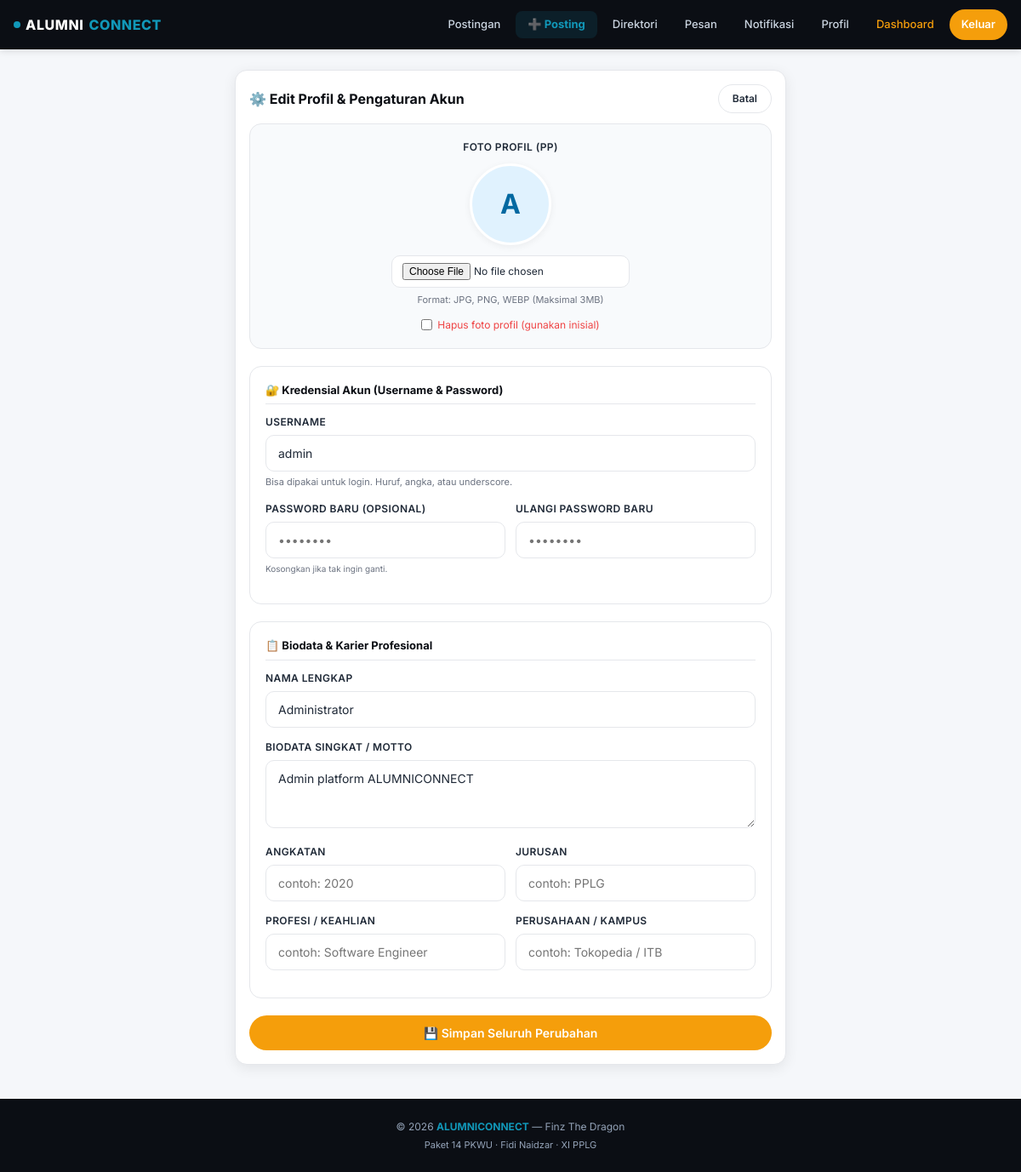
The page /pages/edit_profile.php (signed in) on the database its author committed.
### tables this page shows
CREATE TABLE `profiles` (
  `id` bigint NOT NULL AUTO_INCREMENT,
  `user_id` bigint NOT NULL,
  `nama` varchar(100) DEFAULT NULL,
  `foto` varchar(255) DEFAULT NULL,
  `bio` text,
  PRIMARY KEY (`id`),
  UNIQUE KEY `user_id` (`user_id`),
  CONSTRAINT `profiles_ibfk_1` FOREIGN KEY (`user_id`) REFERENCES `users` (`id`) ON DELETE CASCADE
);

CREATE TABLE `users` (
  `id` bigint NOT NULL AUTO_INCREMENT,
  `username` varchar(50) NOT NULL,
  `email` varchar(100) NOT NULL,
  `password` varchar(255) NOT NULL,
  `role_id` bigint NOT NULL,
  `created_at` timestamp NULL DEFAULT CURRENT_TIMESTAMP,
  PRIMARY KEY (`id`),
  UNIQUE KEY `username` (`username`),
  UNIQUE KEY `email` (`email`),
  KEY `role_id` (`role_id`),
  CONSTRAINT `users_ibfk_1` FOREIGN KEY (`role_id`) REFERENCES `roles` (`id`)
);

### pages/edit_profile.php (the view, shortened to what this page needs)
<?php
require_once __DIR__ . '/../includes/functions.php';
require_once __DIR__ . '/../config/database.php';
$userId = $_SESSION['user_id'];
$stmt = $conn->prepare("
    SELECT u.id, u.username, u.email, u.role_id,
           p.nama, p.bio, p.foto,
           ap.angkatan, ap.jurusan, ap.profesi, ap.perusahaan
    FROM users u
    LEFT JOIN profiles p ON p.user_id = u.id
    LEFT JOIN alumni_profiles ap ON ap.user_id = u.id
    WHERE u.id = ?
");
$stmt->bind_param('i', $userId);
$stmt->execute();
$data = $stmt->get_result()->fetch_assoc();
include __DIR__ . '/../includes/header.php';
?>
<div class="container" style="max-width:680px; margin-top:24px; margin-bottom:40px;">
  <div class="card" style="box-shadow:var(--shadow-md);">
    <div class="card-header">
      <span class="card-title" style="font-size:16px;">⚙️ Edit Profil & Pengaturan Akun</span>
      <a href="<?= baseUrl('pages/profile.php') ?>" class="btn btn-outline btn-sm">Batal</a>
    </div>
    <form method="POST" enctype="multipart/form-data">
      <div style="background:#F8FAFC; border:1px solid var(--border); border-radius:14px; padding:18px; margin-bottom:20px; text-align:center;">
        <label class="form-label" style="margin-bottom:10px; display:block;">Foto Profil (PP)</label>
        <div style="display:flex; flex-direction:column; align-items:center; gap:12px;">
          <div id="previewContainer">
            <?= renderAvatar($data['nama'] ?? $data['username'], $data['foto'] ?? null, 'avatar-lg') ?>
          </div>
          <div style="display:flex; flex-direction:column; gap:6px; align-items:center;">
            <input type="file" name="foto" id="fotoInput" accept="image/*" class="form-input" style="padding:8px 12px; font-size:12px; max-width:280px;">
            <span style="font-size:11px; color:var(--text-muted);">Format: JPG, PNG, WEBP (Maksimal 3MB)</span>
            <?php if (!empty($data['foto'])): ?>
              <label style="font-size:12px; color:#EF4444; margin-top:6px; cursor:pointer; display:flex; align-items:center; gap:6px;">
                <input type="checkbox" name="hapus_foto" value="1"> Hapus foto profil (gunakan inisial)
              </label>
            <?php endif; ?>
          </div>
        </div>
      </div>
      <div style="background:white; border:1px solid var(--border); border-radius:14px; padding:18px; margin-bottom:20px;">
        <div style="font-size:13px; font-weight:700; color:var(--navy); margin-bottom:12px; border-bottom:1px solid var(--border); padding-bottom:6px;">
          🔐 Kredensial Akun (Username & Password)
        </div>
        <div class="form-group">
          <label class="form-label">Username</label>
          <input type="text" name="username" class="form-input" value="<?= e($data['username'] ?? '') ?>" required>
          <span style="font-size:11px; color:var(--text-muted);">Bisa dipakai untuk login. Huruf, angka, atau underscore.</span>
        </div>
        <div style="display:grid; grid-template-columns: 1fr 1fr; gap:12px;">
          <div class="form-group">
            <label class="form-label">Password Baru (Opsional)</label>
            <input type="password" name="new_password" class="form-input" placeholder="••••••••">
            <span style="font-size:10px; color:var(--text-muted);">Kosongkan jika tak ingin ganti.</span>
          </div>
          <div class="form-group">
            <label class="form-label">Ulangi Password Baru</label>
            <input type="password" name="confirm_password" class="form-input" placeholder="••••••••">
          </div>
        </div>
      </div>
      <div style="background:white; border:1px solid var(--border); border-radius:14px; padding:18px; margin-bottom:20px;">
        <div style="font-size:13px; font-weight:700; color:var(--navy); margin-bottom:12px; border-bottom:1px solid var(--border); padding-bottom:6px;">
          📋 Biodata & Karier Profesional
        </div>
        <div class="form-group">
          <label class="form-label">Nama Lengkap</label>
          <input type="text" name="nama" class="form-input" value="<?= e($data['nama'] ?? '') ?>" required>
        </div>
        <div class="form-group">
          <label class="form-label">Biodata Singkat / Motto</label>
          <textarea name="bio" class="form-textarea" placeholder="Tuliskan pengalaman atau bio singkat tentang dirimu..."><?= e($data['bio'] ?? '') ?></textarea>
        </div>
        <div style="display:grid; grid-template-columns: 1fr 1fr; gap:12px;">
          <div class="form-group">
            <label class="form-label">Angkatan</label>
            <input type="text" name="angkatan" class="form-input" placeholder="contoh: 2020" value="<?= e($data['angkatan'] ?? '') ?>">
          </div>
          <div class="form-group">
            <label class="form-label">Jurusan</label>
            <input type="text" name="jurusan" class="form-input" placeholder="contoh: PPLG" value="<?= e($data['jurusan'] ?? '') ?>">
          </div>
        </div>
        <div style="display:grid; grid-template-columns: 1fr 1fr; gap:12px;">
          <div class="form-group">
            <label class="form-label">Profesi / Keahlian</label>
            <input type="text" name="profesi" class="form-input" placeholder="contoh: Software Engineer" value="<?= e($data['profesi'] ?? '') ?>">
          </div>
          <div class="form-group">
            <label class="form-label">Perusahaan / Kampus</label>
            <input type="text" name="perusahaan" class="form-input" placeholder="contoh: Tokopedia / ITB" value="<?= e($data['perusahaan'] ?? '') ?>">
          </div>
        </div>
      </div>
      <button type="submit" class="btn btn-primary btn-block" style="padding:12px; font-size:14px;">
        💾 Simpan Seluruh Perubahan
      </button>
    </form>
  </div>
</div>
<?php include __DIR__ . '/../includes/footer.php'; ?>

### includes/functions.php (shortened to what this page needs)
<?php
function baseUrl($path = '') {
    $base = '/alumniconnect';
    return $base . '/' . ltrim($path, '/');
}
function e($str) {
    return htmlspecialchars($str ?? '', ENT_QUOTES, 'UTF-8');
}
function initials($name) {
    $parts = preg_split('/\s+/', trim($name));
    $ini = '';
    foreach (array_slice($parts, 0, 2) as $p) {
        $ini .= strtoupper(substr($p, 0, 1));
    }
    return $ini ?: '?';
}
function renderAvatar($name, $foto = null, $extraClass = '', $extraStyle = '') {
    if (!empty($foto)) {
        $filePath = __DIR__ . '/../' . ltrim($foto, '/\\');
    }
    return '<div class="avatar ' . e($extraClass) . '" style="' . e($extraStyle) . '">' . initials($name) . '</div>';
}

### assets/css/style.css (style rules this page uses)
:root { --primary: #1198B9; --primary-dark: #0d7fa0; --primary-light: #E6F4F8; --navy: #0B0E14; --navy-2: #11151A; --orange: #F59E0B; --orange-dark: #d97706; --orange-light: #FEF3E2; --bg: #F5F7FA; --white: #FFFFFF; --text: #1F2937; --text-muted: #6B7280; --border: #E5E7EB; --shadow-sm: 0 1px 2px rgba(0,0,0,0.04); --shadow: 0 2px 8px rgba(0,0,0,0.06); --shadow-md: 0 4px 16px rgba(0,0,0,0.08); --radius: 14px; --radius-sm: 10px; --radius-pill: 999px; }
* { margin: 0; padding: 0; box-sizing: border-box; }
html { scroll-behavior: smooth; }
body { font-family: 'Inter', 'Segoe UI', Arial, sans-serif; background: var(--bg); color: var(--text); font-size: 14px; line-height: 1.5; -webkit-font-smoothing: antialiased; padding-bottom: 80px; }
@media (min-width: 992px) { body { padding-bottom: 0; } }
a { color: inherit; text-decoration: none; }
button, input, textarea, select { font-family: inherit; font-size: inherit; }
.container { max-width: 1200px; margin: 0 auto; padding: 0 16px; }
.btn { display: inline-flex; align-items: center; justify-content: center; gap: 6px; padding: 10px 20px; border-radius: var(--radius-pill); font-weight: 600; font-size: 13px; border: none; cursor: pointer; transition: all 0.2s; text-align: center; white-space: nowrap; }
.btn-primary { background: var(--orange); color: white; }
.btn-outline { background: transparent; border: 1.5px solid var(--border); color: var(--text); }
.btn-block { width: 100%; }
.btn-sm { padding: 7px 16px; font-size: 12px; }
.card { background: white; border-radius: var(--radius); border: 1px solid var(--border); padding: 16px; box-shadow: var(--shadow-sm); margin-bottom: 14px; }
.card-header { display: flex; justify-content: space-between; align-items: center; margin-bottom: 12px; }
.card-title { font-size: 14px; font-weight: 700; color: var(--navy); }
.form-group { margin-bottom: 14px; }
.form-label { display: block; font-size: 12px; font-weight: 600; color: var(--text); margin-bottom: 6px; text-transform: uppercase; letter-spacing: 0.4px; }
.form-input, .form-select, .form-textarea { width: 100%; padding: 12px 14px; border: 1.5px solid var(--border); border-radius: var(--radius-sm); background: white; color: var(--text); font-size: 14px; transition: border-color 0.2s, box-shadow 0.2s; }
.form-textarea { resize: vertical; min-height: 80px; }
.avatar { width: 44px; height: 44px; border-radius: 50%; background: var(--primary-light); color: var(--primary-dark); display: inline-flex; align-items: center; justify-content: center; font-weight: 700; font-size: 15px; flex-shrink: 0; border: 1.5px solid rgba(17,152,185,0.25); text-transform: uppercase; user-select: none; }
.avatar-lg { width: 96px; height: 96px; font-size: 32px; background: #E0F2FE; color: #0369A1; border: 3px solid white; box-shadow: var(--shadow); margin: 0 auto; }

### rows shown on the page
profiles: nama "A", username "admin", nama "Administrator", bio "Admin platform ALUMNICONNECT"
